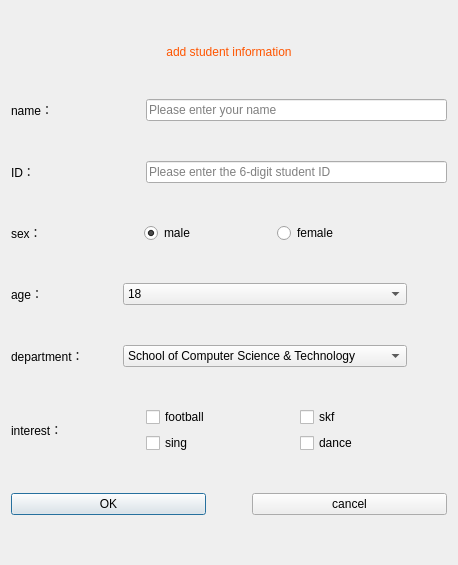
<?xml version="1.0" encoding="UTF-8"?>
<ui version="4.0">
 <class>addStu</class>
 <widget class="QDialog" name="addStu">
  <property name="geometry">
   <rect>
    <x>0</x>
    <y>0</y>
    <width>458</width>
    <height>565</height>
   </rect>
  </property>
  <property name="windowTitle">
   <string>Dialog</string>
  </property>
  <layout class="QVBoxLayout" name="verticalLayout">
   <item>
    <widget class="QLabel" name="label">
     <property name="sizePolicy">
      <sizepolicy hsizetype="Preferred" vsizetype="Fixed">
       <horstretch>0</horstretch>
       <verstretch>0</verstretch>
      </sizepolicy>
     </property>
     <property name="styleSheet">
      <string notr="true">font: 20pt &quot;Agency FB&quot;;
color: rgb(255, 85, 0);</string>
     </property>
     <property name="text">
      <string>add student information</string>
     </property>
     <property name="alignment">
      <set>Qt::AlignCenter</set>
     </property>
    </widget>
   </item>
   <item>
    <layout class="QHBoxLayout" name="horizontalLayout" stretch="3,7">
     <item>
      <widget class="QLabel" name="label_2">
       <property name="text">
        <string>name：</string>
       </property>
      </widget>
     </item>
     <item>
      <widget class="QLineEdit" name="lEd_name">
       <property name="text">
        <string/>
       </property>
       <property name="echoMode">
        <enum>QLineEdit::PasswordEchoOnEdit</enum>
       </property>
       <property name="placeholderText">
        <string>Please enter your name</string>
       </property>
       <property name="clearButtonEnabled">
        <bool>true</bool>
       </property>
      </widget>
     </item>
    </layout>
   </item>
   <item>
    <layout class="QHBoxLayout" name="horizontalLayout_2" stretch="3,7">
     <item>
      <widget class="QLabel" name="label_3">
       <property name="text">
        <string>ID：</string>
       </property>
      </widget>
     </item>
     <item>
      <widget class="QLineEdit" name="lEd_id">
       <property name="placeholderText">
        <string>Please enter the 6-digit student ID</string>
       </property>
      </widget>
     </item>
    </layout>
   </item>
   <item>
    <layout class="QHBoxLayout" name="horizontalLayout_3" stretch="3,3,4">
     <item>
      <widget class="QLabel" name="label_4">
       <property name="text">
        <string>sex：</string>
       </property>
      </widget>
     </item>
     <item>
      <widget class="QRadioButton" name="radioButton_male">
       <property name="text">
        <string>male</string>
       </property>
       <property name="checked">
        <bool>true</bool>
       </property>
       <attribute name="buttonGroup">
        <string notr="true">sex_buttonGroup</string>
       </attribute>
      </widget>
     </item>
     <item>
      <widget class="QRadioButton" name="radioButton_female">
       <property name="text">
        <string>female</string>
       </property>
       <property name="checked">
        <bool>false</bool>
       </property>
       <attribute name="buttonGroup">
        <string notr="true">sex_buttonGroup</string>
       </attribute>
      </widget>
     </item>
    </layout>
   </item>
   <item>
    <layout class="QHBoxLayout" name="horizontalLayout_4" stretch="3,8,0">
     <item>
      <widget class="QLabel" name="label_5">
       <property name="text">
        <string>age：</string>
       </property>
      </widget>
     </item>
     <item>
      <widget class="QComboBox" name="age_comboBox">
       <property name="currentIndex">
        <number>0</number>
       </property>
       <item>
        <property name="text">
         <string>18</string>
        </property>
       </item>
       <item>
        <property name="text">
         <string>19</string>
        </property>
       </item>
       <item>
        <property name="text">
         <string>20</string>
        </property>
       </item>
       <item>
        <property name="text">
         <string>21</string>
        </property>
       </item>
       <item>
        <property name="text">
         <string>22</string>
        </property>
       </item>
      </widget>
     </item>
     <item>
      <spacer name="horizontalSpacer">
       <property name="orientation">
        <enum>Qt::Horizontal</enum>
       </property>
       <property name="sizeHint" stdset="0">
        <size>
         <width>40</width>
         <height>20</height>
        </size>
       </property>
      </spacer>
     </item>
    </layout>
   </item>
   <item>
    <layout class="QHBoxLayout" name="horizontalLayout_5" stretch="3,8,0">
     <item>
      <widget class="QLabel" name="label_6">
       <property name="text">
        <string>department：</string>
       </property>
      </widget>
     </item>
     <item>
      <widget class="QComboBox" name="dep_comboBox">
       <property name="currentIndex">
        <number>0</number>
       </property>
       <item>
        <property name="text">
         <string>School of Computer Science &amp; Technology</string>
        </property>
       </item>
       <item>
        <property name="text">
         <string>School of Business</string>
        </property>
       </item>
       <item>
        <property name="text">
         <string>333</string>
        </property>
       </item>
       <item>
        <property name="text">
         <string>School of Metallurgical Engineering</string>
        </property>
       </item>
       <item>
        <property name="text">
         <string>School of Electrical &amp; Information Engineering</string>
        </property>
       </item>
      </widget>
     </item>
     <item>
      <spacer name="horizontalSpacer_2">
       <property name="orientation">
        <enum>Qt::Horizontal</enum>
       </property>
       <property name="sizeHint" stdset="0">
        <size>
         <width>40</width>
         <height>20</height>
        </size>
       </property>
      </spacer>
     </item>
    </layout>
   </item>
   <item>
    <layout class="QHBoxLayout" name="horizontalLayout_6" stretch="3,7">
     <item>
      <widget class="QLabel" name="label_7">
       <property name="text">
        <string>interest：</string>
       </property>
      </widget>
     </item>
     <item>
      <layout class="QGridLayout" name="gridLayout">
       <item row="0" column="0">
        <widget class="QCheckBox" name="checkBox">
         <property name="text">
          <string>football</string>
         </property>
         <attribute name="buttonGroup">
          <string notr="true">ins_buttonGroup</string>
         </attribute>
        </widget>
       </item>
       <item row="0" column="1">
        <widget class="QCheckBox" name="checkBox_2">
         <property name="text">
          <string>skf</string>
         </property>
         <attribute name="buttonGroup">
          <string notr="true">ins_buttonGroup</string>
         </attribute>
        </widget>
       </item>
       <item row="1" column="0">
        <widget class="QCheckBox" name="checkBox_3">
         <property name="text">
          <string>sing</string>
         </property>
         <attribute name="buttonGroup">
          <string notr="true">ins_buttonGroup</string>
         </attribute>
        </widget>
       </item>
       <item row="1" column="1">
        <widget class="QCheckBox" name="checkBox_4">
         <property name="text">
          <string>dance</string>
         </property>
         <attribute name="buttonGroup">
          <string notr="true">ins_buttonGroup</string>
         </attribute>
        </widget>
       </item>
      </layout>
     </item>
    </layout>
   </item>
   <item>
    <layout class="QHBoxLayout" name="horizontalLayout_7" stretch="1,0,1">
     <item>
      <widget class="QPushButton" name="btn_OK">
       <property name="text">
        <string>OK</string>
       </property>
      </widget>
     </item>
     <item>
      <spacer name="horizontalSpacer_3">
       <property name="orientation">
        <enum>Qt::Horizontal</enum>
       </property>
       <property name="sizeHint" stdset="0">
        <size>
         <width>40</width>
         <height>20</height>
        </size>
       </property>
      </spacer>
     </item>
     <item>
      <widget class="QPushButton" name="btn_cancle">
       <property name="text">
        <string>cancel</string>
       </property>
      </widget>
     </item>
    </layout>
   </item>
  </layout>
 </widget>
 <resources/>
 <connections/>
 <buttongroups>
  <buttongroup name="ins_buttonGroup">
   <property name="exclusive">
    <bool>false</bool>
   </property>
  </buttongroup>
  <buttongroup name="sex_buttonGroup"/>
 </buttongroups>
</ui>
